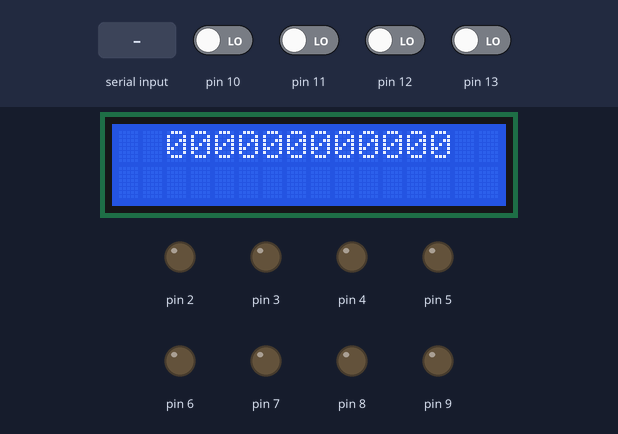
The sketch below on a simulated Arduino Uno, built with avr-gcc and run on an emulated ATmega328P. Parts: 16×2 character LCD, output pins drawn as LEDs (lit = HIGH). Inputs (shaded band) come from the test bench; at power-on: pin 10–13 LOW. What the sketch prints to the serial monitor is not drawn.

Above: at 1.2 s.
1.3 s: "90,45\n" received over Serial
At 2.0 s:
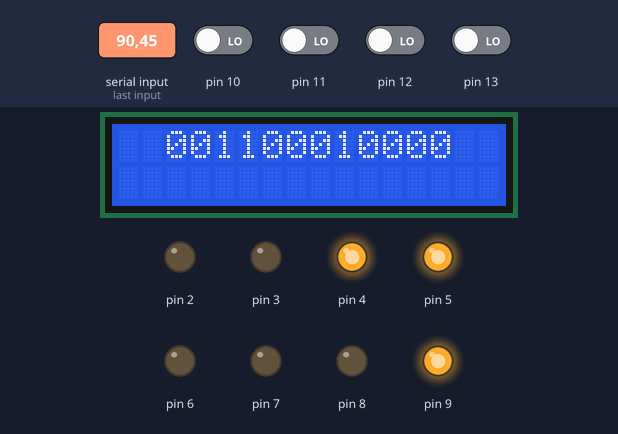
2.9 s: "30,150\n" received over Serial
At 4.2 s:
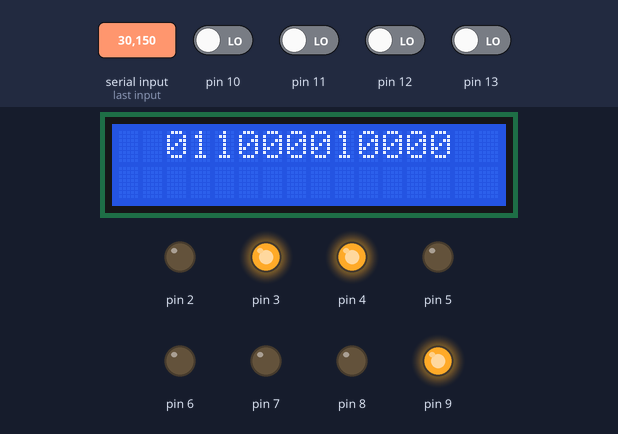
4.5 s: "200\n" received over Serial
At 5.2 s:
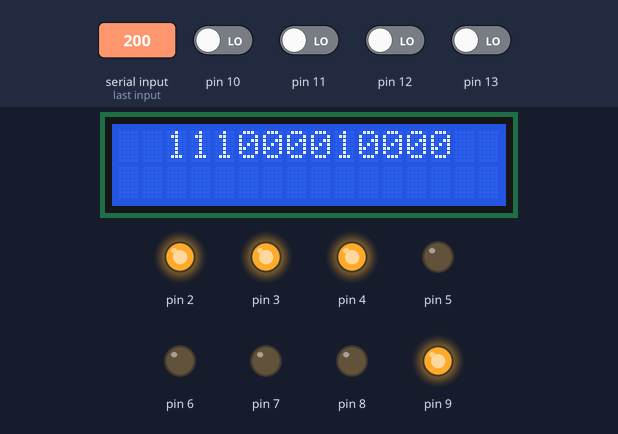
6.0 s: "5\n" received over Serial
At 6.8 s:
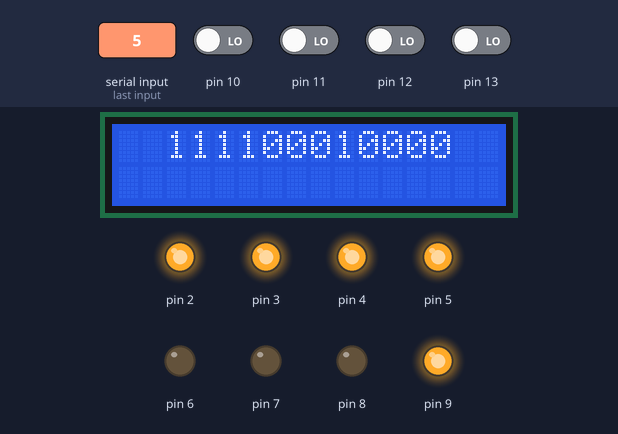
7.5 s: "90\n" received over Serial
At 8.2 s:
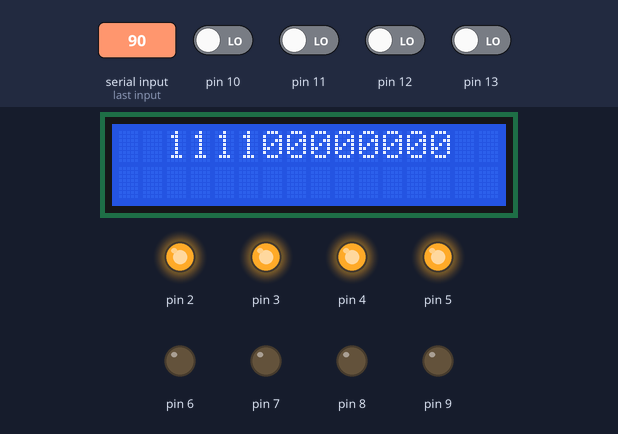
9.0 s: pin 10 driven HIGH
At 9.3 s:
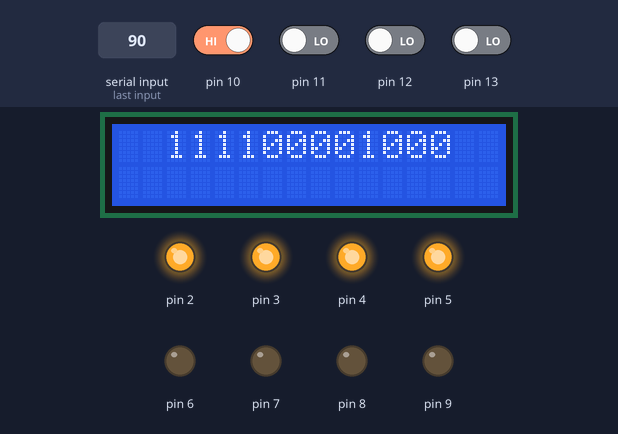
Timing chart, 0 to 11.5 s (numbered marks = the images above; inputs shaded):
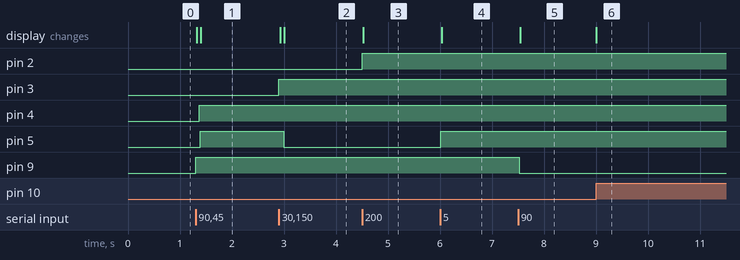

Measured:
- after the input at 1.3 s, pin 4: LOW → HIGH after 0.07 s; pin 5: LOW → HIGH after 0.09 s; pin 9: LOW → HIGH at once; the display: first changes at once (image 1 shows a later state)
- after the input at 2.9 s, pin 3: LOW → HIGH at once; pin 5: HIGH → LOW after 0.09 s; the display: first changes at once (image 2 shows a later state)
- after the input at 4.5 s, pin 2: LOW → HIGH at once; the display: changes at once (image 3)
- after the input at 6.0 s, pin 5: LOW → HIGH at once; the display: changes at once (image 4)
- after the input at 7.5 s, pin 9: HIGH → LOW at once; the display: changes at once (image 5)
- after the input at 9.0 s, the display: changes at once (image 6)

The sketch:

ds_kit.ino
```cpp
#include <LiquidCrystal_I2C.h>
#include <Wire.h>

LiquidCrystal_I2C lcd(0x3F, 2, 1, 0, 4, 5, 6, 7, 3, POSITIVE);
byte temp, i, j;

void setup()
{
	Serial.begin(9600);
	pinMode(2, OUTPUT);
	pinMode(3, OUTPUT);
	pinMode(4, OUTPUT);
	pinMode(5, OUTPUT);
	pinMode(6, OUTPUT);
	pinMode(7, OUTPUT);
	pinMode(8, OUTPUT);
	pinMode(9, OUTPUT);
	pinMode(10, INPUT);
	pinMode(11, INPUT);
	pinMode(12, INPUT);
	pinMode(13, INPUT);
  lcd.backlight();
  lcd.begin(16, 2);
}

void loop()
{
	if (Serial.available())
	{
		temp = Serial.read();
    temp = temp - 48;
    Serial.println(temp);
    if (digitalRead(temp))
    {
      digitalWrite(temp, LOW);
    }
    else
    {
      digitalWrite(temp, HIGH);
    }
	}
	for (i = 2; i <= 13; i++)
	{
		j = digitalRead(i);
		lcd.setCursor(i, 0);
		lcd.print(j);
	}
}
```
